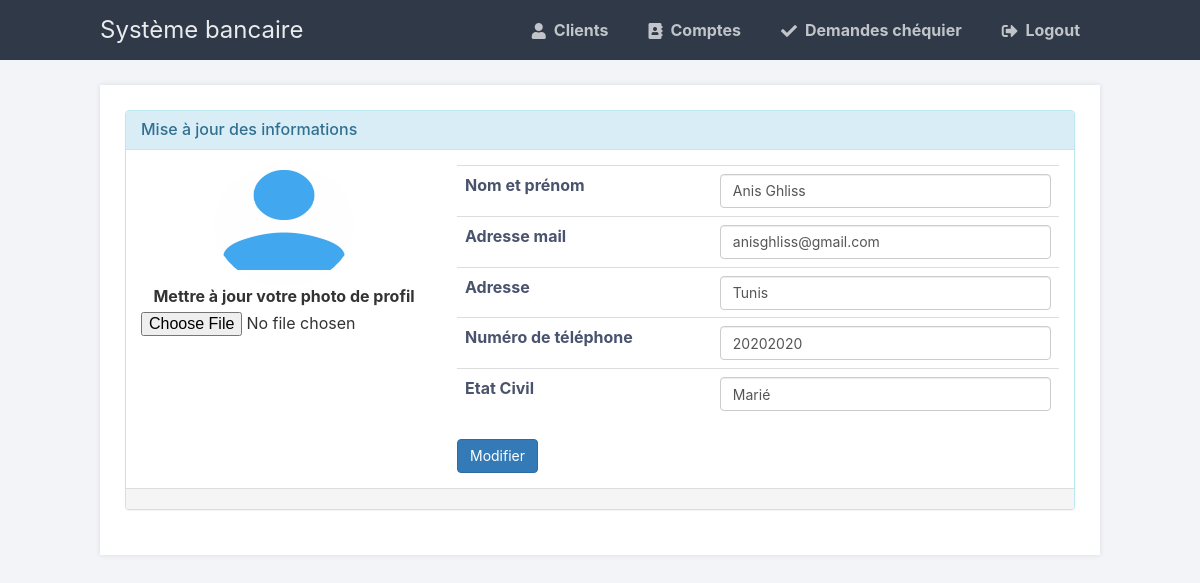
Screenshot of /edit_profile (signed in) with the database file from the repository.
### flask_blog/models.py (models this page shows)
class User(db.Model, UserMixin):
    id = db.Column(db.Integer, primary_key=True)
    cin = db.Column(db.Integer, unique=True, nullable=False)
    username = db.Column(db.String(20), unique=True, nullable=False)
    naissance = db.Column(db.String(20), unique=True, nullable=False)
    num_tel = db.Column(db.Integer,unique=True)
    etatCivil = db.Column(db.String(20), unique=True, nullable=False)
    email = db.Column(db.String(120), unique=True, nullable=False)
    adresse = db.Column(db.String(120), unique=True, nullable=False)
    sexe = db.Column(db.String(10), unique=True, nullable=False)
    image_file = db.Column(db.String(20), nullable=False, default='default.png')
    password = db.Column(db.String(60), nullable=False)
    num_carte =  db.Column(db.Integer,unique=True)
    code_confidentiel = db.Column(db.Integer,unique=True)
    comptes = db.relationship('Compte', backref='client', lazy=True)
    chequiers = db.relationship('Chequier', backref='client', lazy=True)

### flask_blog/routes.py (the view)
@app.route("/edit_profile", methods=['GET', 'POST'])
@login_required
def account():
    form = UpdateAccountForm()
    if form.validate_on_submit():
        if form.picture.data:
            picture_file = save_picture(form.picture.data)
            current_user.image_file = picture_file
        current_user.username = form.username.data
        current_user.email = form.email.data
        current_user.num_tel = form.numero.data
        current_user.adresse = form.adresse.data
        current_user.etatCivil = form.etatCivil.data
        db.session.commit()
        flash('Your account has been updated!', 'success')
        return redirect(url_for('client_liste'))
    elif request.method == 'GET':
        form.username.data = current_user.username
        form.email.data = current_user.email
        form.numero.data = current_user.num_tel
        form.adresse.data = current_user.adresse
        form.etatCivil.data = current_user.etatCivil
    image_file = url_for('static', filename='profile_pics/' + current_user.image_file)
    return render_template('admin/edit_profile.html', title='Account',
                           image_file=image_file, form=form)

### flask_blog/form.py (shortened to what this page needs)
class UpdateAccountForm(FlaskForm):
    username = StringField('Username',
                           validators=[DataRequired(), Length(min=2, max=20)])
    email = StringField('Email',
                        validators=[DataRequired(), Email()])
    picture = FileField('Mettre à jour votre photo de profil', validators=[FileAllowed(['jpg', 'png'])])
    adresse = StringField('Adresse',validators=[DataRequired()])
    numero = StringField('Numéro de téléphone',validators=[DataRequired(), Length(min=8,max=8,message="Vérifier le numéro de téléphone")])
    etatCivil = StringField('Etat Civil',validators=[DataRequired()])
    submit = SubmitField('Modifier')

### flask_blog/models.py (called while the page is built)
@login_manager.user_loader
def load_user(user_id):
    return User.query.get(int(user_id))

### flask_blog/templates/admin/edit_profile.html (shortened to what this page needs)
{% extends "index.html" %}
{% block content %}
<link href="//netdna.bootstrapcdn.com/bootstrap/3.1.0/css/bootstrap.min.css" rel="stylesheet" id="bootstrap-css">
<div class="row">
  <div class="col-md-6 toppad  pull-right col-md-offset-3 ">
    <br>
  </div>
  <div class="">
    <div class="panel panel-info">
      <div class="panel-heading">
        <h3 class="panel-title">Mise à jour des informations</h3>
      </div>
      <div class="panel-body">
        <div class="row">
          <form method="POST" action="{{ url_for('account') }}" enctype="multipart/form-data">
            <div class="col-md-3 col-lg-4 " align="center"> <img src="{{ image_file }}"
                class="img-circle img-responsive" style="width:140px; height: 120px;">
              {{ form.picture.label() }}
              {{ form.picture(class="form-control-file") }}
               </div>
            <div class=" col-md-9 col-lg-8 ">
              <table class="table table-user-information">
                <tbody>
                  <tr>
                    <td>Nom et prénom</td>
                    <td>
                      {% if form.username.errors %}
                      {{ form.username(class="form-control form-control-lg is-invalid") }}
                      <div class="invalid-feedback">
                        {% for error in form.username.errors %}
                        <span>{{ error }}</span>
                        {% endfor %}
                      </div>
                      {% else %}
                      {{ form.username(class="form-control form-control-lg") }}
                      {% endif %}
                    </td>
                  </tr>
                  <tr>
                    <td>Adresse mail</td>
                    <td>
                      {% if form.email.errors %}
                      {{ form.email(class="form-control form-control-lg is-invalid") }}
                      <div class="invalid-feedback">
                        {% for error in form.email.errors %}
                        <span>{{ error }}</span>
                        {% endfor %}
                      </div>
                      {% else %}
                      {{ form.email(class="form-control form-control-lg") }}
                      {% endif %}
                    </td>
                  </tr>
                  <tr>
                    <td>Adresse</td>
                    <td>
                      {% if form.adresse.errors %}
                      {{ form.adresse(class="form-control form-control-lg is-invalid") }}
                      <div class="invalid-feedback">
                        {% for error in form.adresse.errors %}
                        <span>{{ error }}</span>
                        {% endfor %}
                      </div>
                      {% else %}
                      {{ form.adresse(class="form-control form-control-lg") }}
                      {% endif %}
                    </td>
                  </tr>
                  <tr>
                  <tr>
                    <td>Numéro de téléphone</td>
                    <td>
                      {% if form.numero.errors %}
                      {{ form.numero(class="form-control form-control-lg is-invalid") }}
                      <div class="invalid-feedback">
                        {% for error in form.numero.errors %}
                        <span>{{ error }}</span>
                        {% endfor %}
                      </div>
                      {% else %}
                      {{ form.numero(class="form-control form-control-lg") }}
                      {% endif %}
                    </td>
                  </tr>
                  <tr>
                    <td>Etat Civil</td>
                    <td>
                      {% if form.etatCivil.errors %}
                      {{ form.etatCivil(class="form-control form-control-lg is-invalid") }}
                      <div class="invalid-feedback">
                        {% for error in form.etatCivil.errors %}
                        <span>{{ error }}</span>
                        {% endfor %}
                      </div>
                      {% else %}
                      {{ form.etatCivil(class="form-control form-control-lg") }}
                      {% endif %}
                    </td>
                  </tr>
                  </tr>
                </tbody>
              </table>
              {{ form.submit(class="btn btn-primary") }}
            </div>
        </div>
      </div>
      <div class="panel-footer">
      </div>
    </div>
  </div>
</div>
</div>
{% endblock content %}

### flask_blog/static/style.css (style rules this page uses)
* { box-sizing: border-box; font-family: -apple-system, BlinkMacSystemFont, "segoe ui", roboto, oxygen, ubuntu, cantarell, "fira sans", "droid sans", "helvetica neue", Arial, sans-serif; font-size: 16px; -webkit-font-smoothing: antialiased; -moz-osx-font-smoothing: grayscale; }
body { background-color: #435165; margin: 0; }
body.loggedin { background-color: #f3f4f7; }
.content > p, .content > div { box-shadow: 0 0 5px 0 rgba(0, 0, 0, 0.1); margin: 25px 0; padding: 25px; background-color: #fff; }
.content > p table td, .content > div table td { padding: 5px; }
.content > p table td:first-child, .content > div table td:first-child { font-weight: bold; color: #4a536e; padding-right: 15px; }

### rows the page displays
User: username "Anis Ghliss", email "anisghliss@gmail.com", adresse "Tunis", etatCivil "Marié"
